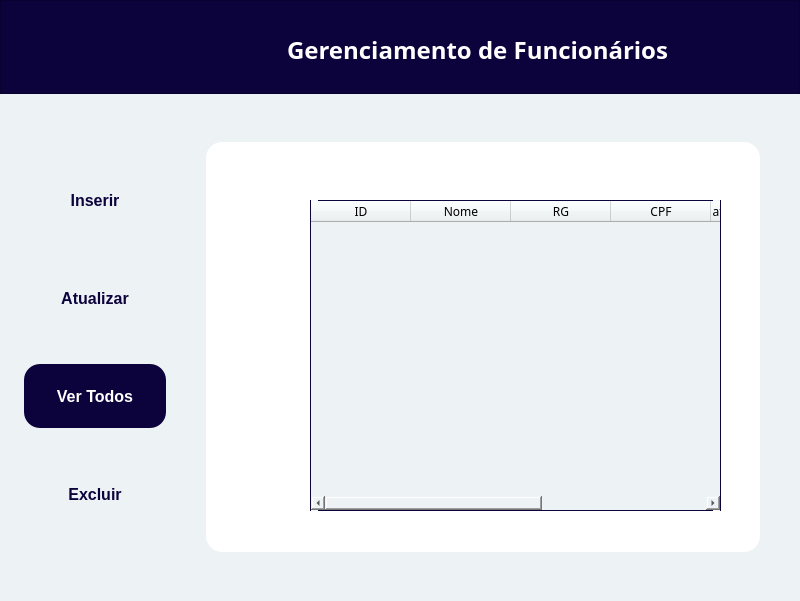
<?xml version="1.0" encoding="UTF-8"?>
<ui version="4.0">
 <class>vertodosFuncionario</class>
 <widget class="QMainWindow" name="vertodosFuncionario">
  <property name="geometry">
   <rect>
    <x>0</x>
    <y>0</y>
    <width>800</width>
    <height>601</height>
   </rect>
  </property>
  <property name="windowTitle">
   <string>Gerenciamento de Funcionários</string>
  </property>
  <property name="windowIcon">
   <iconset>
    <selectedon>minilogo.png</selectedon>
   </iconset>
  </property>
  <property name="styleSheet">
   <string notr="true">background: #EDF2F4;</string>
  </property>
  <widget class="QWidget" name="centralwidget">
   <widget class="QPushButton" name="btnExcluir">
    <property name="geometry">
     <rect>
      <x>24</x>
      <y>462</y>
      <width>142</width>
      <height>64</height>
     </rect>
    </property>
    <property name="cursor">
     <cursorShape>PointingHandCursor</cursorShape>
    </property>
    <property name="styleSheet">
     <string notr="true">QPushButton{
position: absolute;
width: 141px;
height: 64px;
left: 24px;
top: 266px;

border-radius: 16px;

position: absolute;
left: 2.84%;
right: 2.84%;
top: 31.25%;
bottom: 31.25%;

font-family: 'Poppins';
font-style: normal;
font-weight: 600;
font-size: 16px;
line-height: 24px;
/* identical to box height */

text-align: center;

color: #0C033C;

}

QPushButton:hover{
position: absolute;
left: 0%;
right: 0%;
top: 0%;
bottom: 0%;

background: #0C033C;
border-radius: 16px;

position: absolute;
left: 0.7%;
right: 0.7%;
top: 31.25%;
bottom: 31.25%;

font-family: 'Poppins';
font-style: normal;
font-weight: 600;
font-size: 16px;
line-height: 24px;
/* identical to box height */

text-align: center;

color: #FFFFFF;

}
</string>
    </property>
    <property name="text">
     <string>Excluir</string>
    </property>
   </widget>
   <widget class="QPushButton" name="btnInserir">
    <property name="geometry">
     <rect>
      <x>24</x>
      <y>168</y>
      <width>142</width>
      <height>64</height>
     </rect>
    </property>
    <property name="cursor">
     <cursorShape>PointingHandCursor</cursorShape>
    </property>
    <property name="styleSheet">
     <string notr="true">QPushButton{
position: absolute;
width: 141px;
height: 64px;
left: 24px;
top: 266px;

border-radius: 16px;

position: absolute;
left: 2.84%;
right: 2.84%;
top: 31.25%;
bottom: 31.25%;

font-family: 'Poppins';
font-style: normal;
font-weight: 600;
font-size: 16px;
line-height: 24px;
/* identical to box height */

text-align: center;

color: #0C033C;

}

QPushButton:hover{
position: absolute;
left: 0%;
right: 0%;
top: 0%;
bottom: 0%;

background: #0C033C;
border-radius: 16px;

position: absolute;
left: 0.7%;
right: 0.7%;
top: 31.25%;
bottom: 31.25%;

font-family: 'Poppins';
font-style: normal;
font-weight: 600;
font-size: 16px;
line-height: 24px;
/* identical to box height */

text-align: center;

color: #FFFFFF;

}
</string>
    </property>
    <property name="text">
     <string>Inserir</string>
    </property>
   </widget>
   <widget class="QPushButton" name="btnvertodosfunc">
    <property name="enabled">
     <bool>false</bool>
    </property>
    <property name="geometry">
     <rect>
      <x>24</x>
      <y>364</y>
      <width>142</width>
      <height>64</height>
     </rect>
    </property>
    <property name="styleSheet">
     <string notr="true">position: absolute;
left: 0%;
right: 0%;
top: 0%;
bottom: 0%;

background: #0C033C;
border-radius: 16px;

position: absolute;
left: 0.7%;
right: 0.7%;
top: 31.25%;
bottom: 31.25%;

font-family: 'Poppins';
font-style: normal;
font-weight: 600;
font-size: 16px;
line-height: 24px;
/* identical to box height */

text-align: center;

color: #FFFFFF;
</string>
    </property>
    <property name="text">
     <string>Ver Todos</string>
    </property>
   </widget>
   <widget class="QPushButton" name="btnAtualizar">
    <property name="geometry">
     <rect>
      <x>24</x>
      <y>266</y>
      <width>142</width>
      <height>64</height>
     </rect>
    </property>
    <property name="cursor">
     <cursorShape>PointingHandCursor</cursorShape>
    </property>
    <property name="styleSheet">
     <string notr="true">QPushButton{
position: absolute;
width: 141px;
height: 64px;
left: 24px;
top: 266px;

border-radius: 16px;

position: absolute;
left: 2.84%;
right: 2.84%;
top: 31.25%;
bottom: 31.25%;

font-family: 'Poppins';
font-style: normal;
font-weight: 600;
font-size: 16px;
line-height: 24px;
/* identical to box height */

text-align: center;

color: #0C033C;

}

QPushButton:hover{
position: absolute;
left: 0%;
right: 0%;
top: 0%;
bottom: 0%;

background: #0C033C;
border-radius: 16px;

position: absolute;
left: 0.7%;
right: 0.7%;
top: 31.25%;
bottom: 31.25%;

font-family: 'Poppins';
font-style: normal;
font-weight: 600;
font-size: 16px;
line-height: 24px;
/* identical to box height */

text-align: center;

color: #FFFFFF;

}
</string>
    </property>
    <property name="text">
     <string>Atualizar</string>
    </property>
   </widget>
   <widget class="QFrame" name="frame">
    <property name="geometry">
     <rect>
      <x>0</x>
      <y>0</y>
      <width>800</width>
      <height>94</height>
     </rect>
    </property>
    <property name="styleSheet">
     <string notr="true">position: absolute;
width: 800px;
height: 94px;
left: 0px;
top: 0px;

background: #0C033C;
</string>
    </property>
    <property name="frameShape">
     <enum>QFrame::StyledPanel</enum>
    </property>
    <property name="frameShadow">
     <enum>QFrame::Raised</enum>
    </property>
    <widget class="QLabel" name="label_7">
     <property name="geometry">
      <rect>
       <x>287</x>
       <y>32</y>
       <width>392</width>
       <height>36</height>
      </rect>
     </property>
     <property name="font">
      <font>
       <family>Poppins</family>
       <pointsize>-1</pointsize>
       <weight>75</weight>
       <italic>false</italic>
       <bold>true</bold>
      </font>
     </property>
     <property name="styleSheet">
      <string notr="true">position: absolute;
width: 344px;
height: 36px;
left: 295px;
top: 32px;

font-family: 'Poppins';
font-style: normal;
font-weight: 600;
font-size: 24px;
line-height: 36px;
/* identical to box height */

background: #0C033C;
color: #FFFFFF;
</string>
     </property>
     <property name="text">
      <string>Gerenciamento de Funcionários</string>
     </property>
    </widget>
    <widget class="QLabel" name="label_9">
     <property name="geometry">
      <rect>
       <x>72</x>
       <y>20</y>
       <width>100</width>
       <height>60</height>
      </rect>
     </property>
     <property name="text">
      <string/>
     </property>
     <property name="pixmap">
      <pixmap>iconelogo.png</pixmap>
     </property>
    </widget>
   </widget>
   <widget class="QLabel" name="label">
    <property name="geometry">
     <rect>
      <x>206</x>
      <y>142</y>
      <width>554</width>
      <height>410</height>
     </rect>
    </property>
    <property name="styleSheet">
     <string notr="true">position: absolute;
width: 554px;
height: 410px;
left: 206px;
top: 142px;

background: #FFFFFF;
box-shadow: 2px 2px 10px rgba(0, 0, 0, 0.25);
border-radius: 16px;
</string>
    </property>
    <property name="text">
     <string/>
    </property>
   </widget>
   <widget class="QLabel" name="label_2">
    <property name="geometry">
     <rect>
      <x>270</x>
      <y>190</y>
      <width>31</width>
      <height>51</height>
     </rect>
    </property>
    <property name="styleSheet">
     <string notr="true">background: #FFFFFF;</string>
    </property>
    <property name="text">
     <string/>
    </property>
    <property name="pixmap">
     <pixmap>iconlist.png</pixmap>
    </property>
   </widget>
   <widget class="QPushButton" name="pushButton">
    <property name="geometry">
     <rect>
      <x>680</x>
      <y>32</y>
      <width>41</width>
      <height>41</height>
     </rect>
    </property>
    <property name="styleSheet">
     <string notr="true">QPushButton{
image: url(:/logo/1x/arrow.png);

background: #0C033C;
position: absolute;
left: 0%;
right: 0%;
top: 0%;
bottom: 0%;

border-radius: 16px;
}

QPushButton:hover{

image: url(:/logo/1x/arrowhover.png);

background: #0C033C;

position: absolute;
left: 0%;
right: 0%;
top: 0%;
bottom: 0%;
border-radius: 16px;
}
</string>
    </property>
    <property name="text">
     <string/>
    </property>
   </widget>
   <widget class="QPushButton" name="back">
    <property name="geometry">
     <rect>
      <x>32</x>
      <y>32</y>
      <width>41</width>
      <height>41</height>
     </rect>
    </property>
    <property name="cursor">
     <cursorShape>PointingHandCursor</cursorShape>
    </property>
    <property name="styleSheet">
     <string notr="true">QPushButton{
image: url(:/logo/1x/arrow.png);

background: #0C033C;
position: absolute;
left: 0%;
right: 0%;
top: 0%;
bottom: 0%;

border-radius: 16px;
}

QPushButton:hover{

image: url(:/logo/1x/arrowhover.png);

background: #0C033C;

position: absolute;
left: 0%;
right: 0%;
top: 0%;
bottom: 0%;
border-radius: 16px;
}
</string>
    </property>
    <property name="text">
     <string/>
    </property>
    <property name="icon">
     <iconset>
      <selectedon>arrow.png</selectedon>
     </iconset>
    </property>
   </widget>
   <widget class="QTableWidget" name="tableFunc">
    <property name="geometry">
     <rect>
      <x>310</x>
      <y>200</y>
      <width>411</width>
      <height>311</height>
     </rect>
    </property>
    <property name="styleSheet">
     <string notr="true">QTableWidget{
	border: 1px solid #0C033C;
	border-radius: 8,8,0,0px;
	background: #EDF2F4;
}

QScrollBar:horizontal {
    border: 2px solid;
    background-color: #0F013F;
    height: 15px;
    margin: 0px 20px 0 20px;
}
QScrollBar::handle:horizontal {
    background: white;
    min-width: 20px;
}
QScrollBar::add-line:horizontal {
    border: 2px solid;
    background: #0C033C;
    width: 20px;
    subcontrol-position: right;
    subcontrol-origin: margin;
}

QScrollBar::sub-line:horizontal {
    border: 2px solid;
    background: #0C033C;
    width: 20px;
    subcontrol-position: left;
    subcontrol-origin: margin;
}</string>
    </property>
    <column>
     <property name="text">
      <string>ID</string>
     </property>
     <property name="font">
      <font>
       <family>Poppins SemiBold</family>
      </font>
     </property>
     <property name="textAlignment">
      <set>AlignCenter</set>
     </property>
    </column>
    <column>
     <property name="text">
      <string>Nome</string>
     </property>
     <property name="font">
      <font>
       <family>Poppins SemiBold</family>
      </font>
     </property>
    </column>
    <column>
     <property name="text">
      <string>RG</string>
     </property>
     <property name="font">
      <font>
       <family>Poppins SemiBold</family>
      </font>
     </property>
    </column>
    <column>
     <property name="text">
      <string>CPF</string>
     </property>
     <property name="font">
      <font>
       <family>Poppins SemiBold</family>
      </font>
     </property>
    </column>
    <column>
     <property name="text">
      <string>Data de Nascimento</string>
     </property>
     <property name="font">
      <font>
       <family>Poppins SemiBold</family>
      </font>
     </property>
    </column>
    <column>
     <property name="text">
      <string>Celular</string>
     </property>
     <property name="font">
      <font>
       <family>Poppins SemiBold</family>
      </font>
     </property>
    </column>
    <column>
     <property name="text">
      <string>Email</string>
     </property>
     <property name="font">
      <font>
       <family>Poppins SemiBold</family>
      </font>
     </property>
    </column>
   </widget>
   <zorder>label</zorder>
   <zorder>btnExcluir</zorder>
   <zorder>btnInserir</zorder>
   <zorder>btnvertodosfunc</zorder>
   <zorder>btnAtualizar</zorder>
   <zorder>frame</zorder>
   <zorder>label_2</zorder>
   <zorder>pushButton</zorder>
   <zorder>back</zorder>
   <zorder>tableFunc</zorder>
  </widget>
 </widget>
 <resources>
  <include location="icones.qrc"/>
 </resources>
 <connections/>
</ui>
